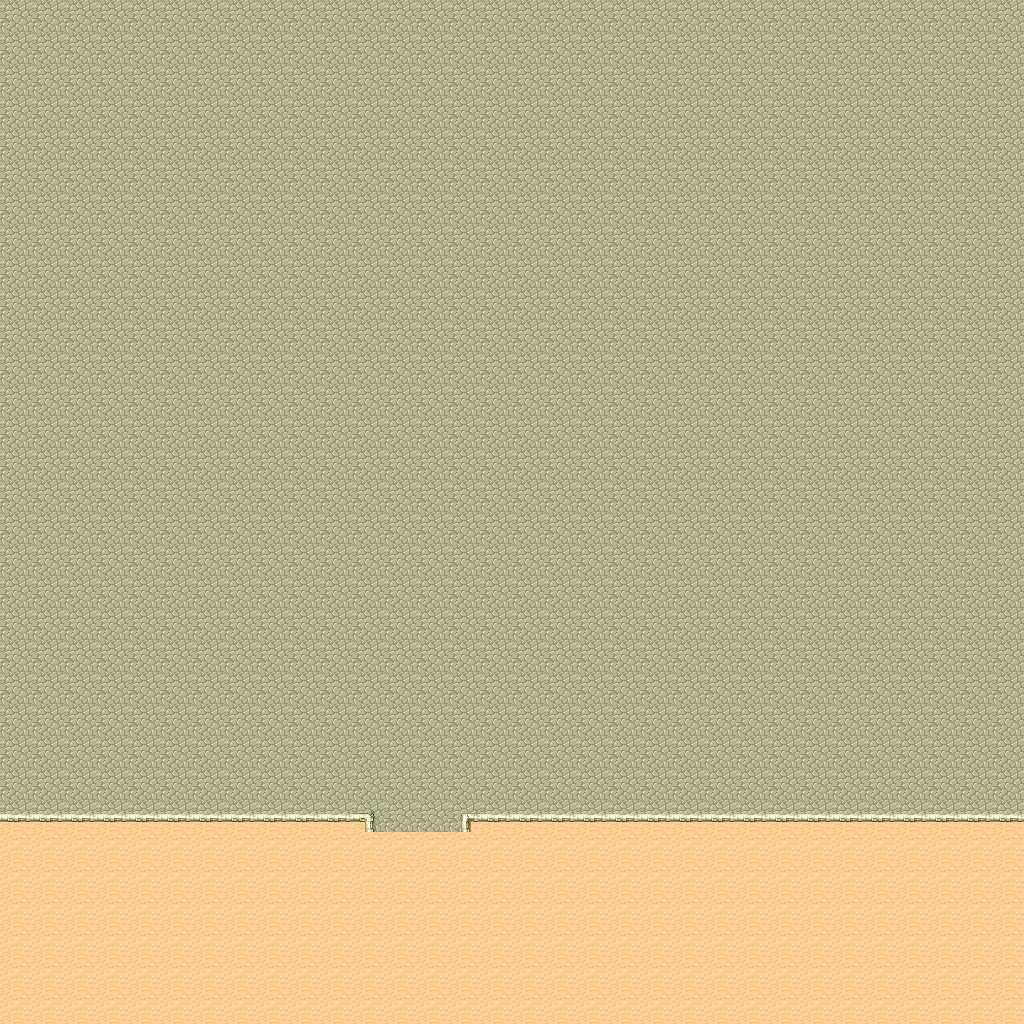

Rendered tile map (Tiled .tmx) drawn with the repository's tilesets; below, a short description and the map source with its tile grids summarised:
An orthogonal 32x32 tile map with 32x32 px tiles, 2 tile layers (Ground, Walls) and 6 objects (2x animate, player, npc).

<map version="1.0" orientation="orthogonal" width="32" height="32" tilewidth="32" tileheight="32">
 <tileset firstgid="1" source="desert.tsx" />
 <layer name="Ground" width="32" height="32">
  <data>[1024 cells, 1024 non-empty, 1 distinct tile ids]</data>
 </layer>
 <layer name="Walls" width="32" height="32">
  <data>[1024 cells, 224 non-empty, 5 distinct tile ids]</data>
 </layer>
 <objectgroup name="objects" width="32" height="32">
  <object name="player" type="player" x="127" y="865" width="31" height="31">
   <properties>
    <property name="speed" value="100" />
    <property name="texture_name" value="texture\player.png" />
   </properties>
  </object>
  <object name="npc1" type="npc" x="256" y="960" width="223" height="31">
   <properties>
    <property name="dir" value="4" />
    <property name="speed" value="100" />
    <property name="texture_name" value="texture\player.png" />
   </properties>
  </object>
  <object name="firedisting" type="animate" x="289" y="864" width="29" height="31">
   <properties>
    <property name="texture_name" value="texture\fire.png" />
   </properties>
  </object>
  <object name="trash" type="animate" x="22" y="862" width="29" height="31">
   <properties>
    <property name="texture_name" value="texture\trash.png" />
   </properties>
  </object>
 </objectgroup>
 <objectgroup name="collisions" width="32" height="32">
  <object x="0" y="813" width="372" height="17" />
  <object x="462" y="813" width="561" height="19" />
 </objectgroup>
</map>
